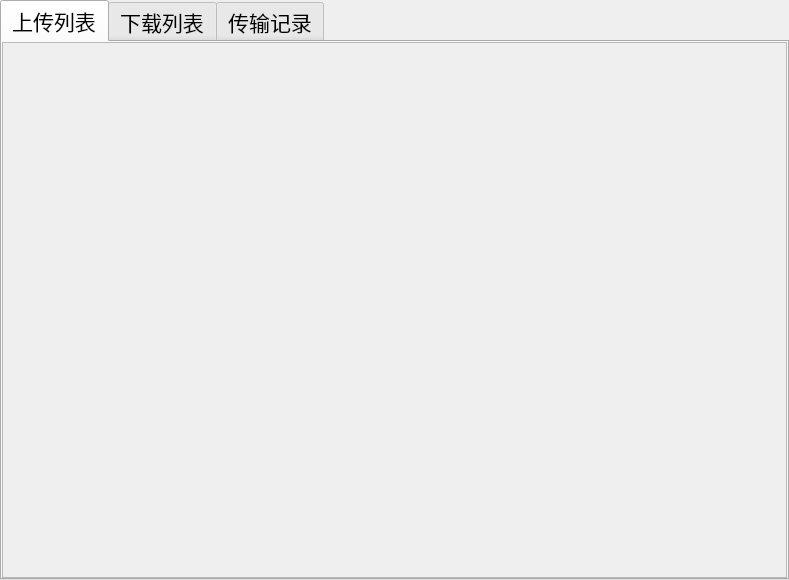
<?xml version="1.0" encoding="UTF-8"?>
<ui version="4.0">
 <class>Transfer</class>
 <widget class="QWidget" name="Transfer">
  <property name="geometry">
   <rect>
    <x>0</x>
    <y>0</y>
    <width>789</width>
    <height>580</height>
   </rect>
  </property>
  <property name="windowTitle">
   <string>Form</string>
  </property>
  <layout class="QGridLayout" name="gridLayout">
   <property name="leftMargin">
    <number>0</number>
   </property>
   <property name="topMargin">
    <number>0</number>
   </property>
   <property name="rightMargin">
    <number>0</number>
   </property>
   <property name="bottomMargin">
    <number>0</number>
   </property>
   <property name="spacing">
    <number>0</number>
   </property>
   <item row="0" column="0">
    <widget class="QTabWidget" name="tabWidget">
     <property name="font">
      <font>
       <family>新宋体</family>
       <pointsize>16</pointsize>
      </font>
     </property>
     <property name="currentIndex">
      <number>0</number>
     </property>
     <widget class="QWidget" name="upload">
      <attribute name="title">
       <string>上传列表</string>
      </attribute>
      <layout class="QVBoxLayout" name="verticalLayout_2">
       <property name="spacing">
        <number>0</number>
       </property>
       <property name="leftMargin">
        <number>0</number>
       </property>
       <property name="topMargin">
        <number>0</number>
       </property>
       <property name="rightMargin">
        <number>0</number>
       </property>
       <property name="bottomMargin">
        <number>0</number>
       </property>
       <item>
        <widget class="QScrollArea" name="scrollArea">
         <property name="widgetResizable">
          <bool>true</bool>
         </property>
         <widget class="QWidget" name="upload_scroll">
          <property name="geometry">
           <rect>
            <x>0</x>
            <y>0</y>
            <width>781</width>
            <height>544</height>
           </rect>
          </property>
          <layout class="QVBoxLayout" name="verticalLayout_5">
           <property name="spacing">
            <number>0</number>
           </property>
           <property name="leftMargin">
            <number>0</number>
           </property>
           <property name="topMargin">
            <number>0</number>
           </property>
           <property name="rightMargin">
            <number>0</number>
           </property>
           <property name="bottomMargin">
            <number>0</number>
           </property>
          </layout>
         </widget>
        </widget>
       </item>
      </layout>
     </widget>
     <widget class="QWidget" name="download">
      <attribute name="title">
       <string>下载列表</string>
      </attribute>
      <layout class="QVBoxLayout" name="verticalLayout_3">
       <property name="leftMargin">
        <number>0</number>
       </property>
       <property name="topMargin">
        <number>0</number>
       </property>
       <property name="rightMargin">
        <number>0</number>
       </property>
       <property name="bottomMargin">
        <number>0</number>
       </property>
       <item>
        <widget class="QScrollArea" name="scrollArea_2">
         <property name="widgetResizable">
          <bool>true</bool>
         </property>
         <widget class="QWidget" name="download_scroll">
          <property name="geometry">
           <rect>
            <x>0</x>
            <y>0</y>
            <width>781</width>
            <height>544</height>
           </rect>
          </property>
          <layout class="QVBoxLayout" name="verticalLayout_6">
           <property name="spacing">
            <number>0</number>
           </property>
           <property name="leftMargin">
            <number>0</number>
           </property>
           <property name="topMargin">
            <number>0</number>
           </property>
           <property name="rightMargin">
            <number>0</number>
           </property>
           <property name="bottomMargin">
            <number>0</number>
           </property>
          </layout>
         </widget>
        </widget>
       </item>
      </layout>
     </widget>
     <widget class="QWidget" name="record">
      <attribute name="title">
       <string>传输记录</string>
      </attribute>
      <layout class="QVBoxLayout" name="verticalLayout_4">
       <property name="spacing">
        <number>0</number>
       </property>
       <property name="leftMargin">
        <number>0</number>
       </property>
       <property name="topMargin">
        <number>0</number>
       </property>
       <property name="rightMargin">
        <number>0</number>
       </property>
       <property name="bottomMargin">
        <number>0</number>
       </property>
       <item>
        <widget class="QScrollArea" name="scrollArea_3">
         <property name="widgetResizable">
          <bool>true</bool>
         </property>
         <widget class="QWidget" name="scrollAreaWidgetContents_3">
          <property name="geometry">
           <rect>
            <x>0</x>
            <y>0</y>
            <width>781</width>
            <height>544</height>
           </rect>
          </property>
          <layout class="QGridLayout" name="gridLayout_2">
           <property name="leftMargin">
            <number>0</number>
           </property>
           <property name="topMargin">
            <number>0</number>
           </property>
           <property name="rightMargin">
            <number>0</number>
           </property>
           <property name="bottomMargin">
            <number>0</number>
           </property>
           <property name="spacing">
            <number>0</number>
           </property>
           <item row="2" column="0" colspan="2">
            <widget class="QTextEdit" name="record_msg">
             <property name="frameShape">
              <enum>QFrame::NoFrame</enum>
             </property>
            </widget>
           </item>
           <item row="1" column="0">
            <widget class="QWidget" name="widget" native="true">
             <property name="styleSheet">
              <string notr="true">background-color: #ffffff;</string>
             </property>
             <layout class="QHBoxLayout" name="horizontalLayout">
              <item>
               <spacer name="horizontalSpacer">
                <property name="orientation">
                 <enum>Qt::Horizontal</enum>
                </property>
                <property name="sizeHint" stdset="0">
                 <size>
                  <width>40</width>
                  <height>20</height>
                 </size>
                </property>
               </spacer>
              </item>
              <item>
               <widget class="QToolButton" name="clearBtn">
                <property name="minimumSize">
                 <size>
                  <width>0</width>
                  <height>35</height>
                 </size>
                </property>
                <property name="font">
                 <font>
                  <family>新宋体</family>
                  <pointsize>16</pointsize>
                  <weight>50</weight>
                  <italic>false</italic>
                  <bold>false</bold>
                 </font>
                </property>
                <property name="styleSheet">
                 <string notr="true">color: rgb(255, 0, 0);
font: 16pt &quot;新宋体&quot;;</string>
                </property>
                <property name="text">
                 <string>清除记录</string>
                </property>
                <property name="autoRaise">
                 <bool>true</bool>
                </property>
               </widget>
              </item>
             </layout>
            </widget>
           </item>
          </layout>
         </widget>
        </widget>
       </item>
      </layout>
     </widget>
    </widget>
   </item>
  </layout>
 </widget>
 <resources/>
 <connections/>
</ui>
